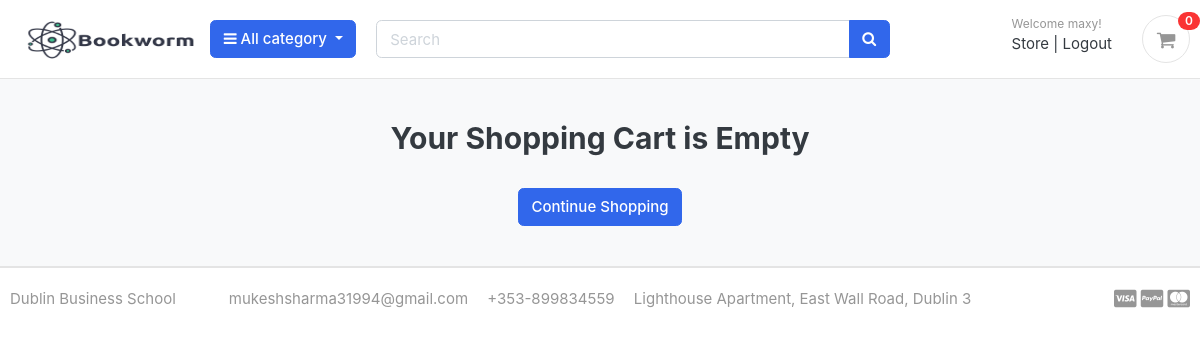
Page /cart/ (signed in) on the earlier database version.
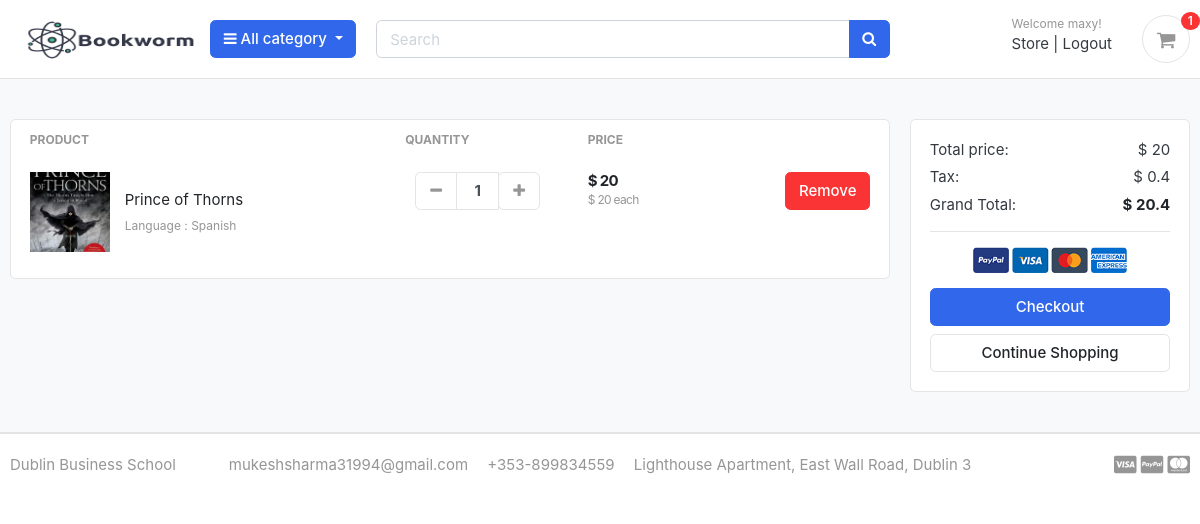
Same page on the later database version.
### carts/models.py (models this page shows, shortened)
class CartItem(models.Model):
    user = models.ForeignKey(Account, on_delete=models.CASCADE, null=True)
    product = models.ForeignKey(Product, on_delete=models.CASCADE)
    variations = models.ManyToManyField(Variation, blank=True)
    cart    = models.ForeignKey(Cart, on_delete=models.CASCADE, null=True)
    quantity = models.IntegerField()
    is_active = models.BooleanField(default=True)
    def sub_total(self):
        return self.product.price * self.quantity

### store/models.py (models this page shows, shortened)
class Product(models.Model):
    product_name    = models.CharField(max_length=200, unique=True)
    slug            = models.SlugField(max_length=200, unique=True)
    description     = models.TextField(max_length=500, blank=True)
    price           = models.IntegerField()
    images          = models.ImageField(upload_to='photos/products')
    stock           = models.IntegerField()
    is_available    = models.BooleanField(default=True)
    category        = models.ForeignKey(Category, on_delete=models.CASCADE)
    created_date    = models.DateTimeField(auto_now_add=True)
    modified_date   = models.DateTimeField(auto_now=True)
    def get_url(self):
        return reverse('product_detail', args=[self.category.slug, self.slug])

class Variation(models.Model):
    product = models.ForeignKey(Product, on_delete=models.CASCADE)
    variation_category = models.CharField(max_length=100, choices=variation_category_choice)
    variation_value     = models.CharField(max_length=100)
    is_active           = models.BooleanField(default=True)
    created_date        = models.DateTimeField(auto_now=True)
    objects = VariationManager()

### carts/views.py (the view)
# urls.py: path('cart/', include('carts.urls')),
def cart(request, total=0, quantity=0, cart_items=None):
    try:
        tax = 0
        grand_total = 0
        if request.user.is_authenticated:
            cart_items = CartItem.objects.filter(user=request.user, is_active=True)
        else:
            cart = Cart.objects.get(cart_id=_cart_id(request))
            cart_items = CartItem.objects.filter(cart=cart, is_active=True)
        for cart_item in cart_items:
            total += (cart_item.product.price * cart_item.quantity)
            quantity += cart_item.quantity
        tax = (2 * total)/100
        grand_total = total + tax
    except ObjectDoesNotExist:
        pass #just ignore
    context = {
        'total': total,
        'quantity': quantity,
        'cart_items': cart_items,
        'tax'       : tax,
        'grand_total': grand_total,
    }
    return render(request, 'store/cart.html', context)

### carts/context_processors.py (called while the page is built)
def counter(request):
    cart_count = 0
    if 'admin' in request.path:
        return {}
    else:
        try:
            cart = Cart.objects.filter(cart_id=_cart_id(request))
            if request.user.is_authenticated:
                cart_items = CartItem.objects.all().filter(user=request.user)
            else:
                cart_items = CartItem.objects.all().filter(cart=cart[:1])
            for cart_item in cart_items:
                cart_count += cart_item.quantity
        except Cart.DoesNotExist:
            cart_count = 0
    return dict(cart_count=cart_count)

### carts/views.py (called while the page is built)
def _cart_id(request):
    cart = request.session.session_key
    if not cart:
        cart = request.session.create()
    return cart

### category/context_processors.py (called while the page is built)
def menu_links(request):
    links = Category.objects.all()
    return dict(links=links)

### category/models.py (called while the page is built)
    def get_url(self):
            return reverse('products_by_category', args=[self.slug])

### templates/store/cart.html (shortened to what this page needs)
{% extends 'base.html' %}
{% load static %}
{% block content %}
<section class="section-content padding-y bg">
<div class="container">
{% if not cart_items %}
	<h2 class="text-center">Your Shopping Cart is Empty</h2>
	<br>
	<div class="text-center">
		<a href="{% url 'store' %}" class="btn btn-primary">Continue Shopping</a>
	</div>
{% else %}
<div class="row">
	<aside class="col-lg-9">
<div class="card">
<table class="table table-borderless table-shopping-cart">
<thead class="text-muted">
<tr class="small text-uppercase">
  <th scope="col">Product</th>
  <th scope="col" width="120">Quantity</th>
  <th scope="col" width="120">Price</th>
  <th scope="col" class="text-right" width="200"> </th>
</tr>
</thead>
<tbody>
{% for cart_item in cart_items %}
<tr>
	<td>
		<figure class="itemside align-items-center">
			<div class="aside"><img src="{{ cart_item.product.images.url }}" class="img-sm"></div>
			<figcaption class="info">
				<a href="{{ cart_item.product.get_url }}" class="title text-dark">{{ cart_item.product.product_name }}</a>
				<p class="text-muted small">
					{% if cart_item.variations.all %}
						{% for item in cart_item.variations.all %}
							{{ item.variation_category | capfirst }} : {{ item.variation_value | capfirst }} <br>
						{% endfor %}
					{% endif %}
				</p>
			</figcaption>
		</figure>
	</td>
	<td>
					<div class="col">
						<div class="input-group input-spinner">
							<div class="input-group-prepend">
							<a href="{% url 'remove_cart' cart_item.product.id cart_item.id %}" class="btn btn-light" type="button" id="button-plus"> <i class="fa fa-minus"></i> </a>
							</div>
							<input type="text" class="form-control"  value="{{ cart_item.quantity }}">
							<div class="input-group-append">
								<form action="{% url 'add_cart' cart_item.product.id %}" method="POST">
									<button class="btn btn-light" type="submit" id="button-minus"> <i class="fa fa-plus"></i> </button>
								</form>
							</div>
						</div>
					</div>
	</td>
	<td>
		<div class="price-wrap">
			<var class="price">$ {{ cart_item.sub_total }}</var>
			<small class="text-muted"> $ {{ cart_item.product.price }} each </small>
		</div>
	</td>
	<td class="text-right">
	<a href="{% url 'remove_cart_item' cart_item.product.id cart_item.id %}" onclick="return confirm('Are you sure you want to delete this item?')" class="btn btn-danger"> Remove</a>
	</td>
</tr>
{% endfor %}
</tbody>
</table>
</div>
	</aside>
	<aside class="col-lg-3">
		<div class="card">
		<div class="card-body">
			<dl class="dlist-align">
			  <dt>Total price:</dt>
			  <dd class="text-right">$ {{total}}</dd>
			</dl>
			<dl class="dlist-align">
			  <dt>Tax:</dt>
			  <dd class="text-right"> $ {{tax}}</dd>
			</dl>
			<dl class="dlist-align">
			  <dt>Grand Total:</dt>
			  <dd class="text-right text-dark b"><strong>$ {{grand_total}}</strong></dd>
			</dl>
			<hr>
			<p class="text-center mb-3">
				<img src="{% static './images/misc/payments.png' %}" height="26">
			</p>
			<a href="{% url 'checkout' %}" class="btn btn-primary btn-block"> Checkout </a>
			<a href="{% url 'store' %}" class="btn btn-light btn-block">Continue Shopping</a>
		</div>
		</div>
</aside>
</div>
{% endif %}
</div>
</section>
{% endblock %}

### templates/includes/navbar.html (shortened to what this page needs)
{% load static %}
<header class="section-header">
<section class="header-main border-bottom">
  <div class="container">
<div class="row align-items-center">
  <div class="col-lg-2 col-md-3 col-6">
    <a href="{% url 'home' %}" class="brand-wrap">
      <img style="width: 107%; height: auto;" class="logo" src="{% static './images/logo.png' %}">
    </a>
  </div>
  <div class="col-lg col-sm col-md col-6 flex-grow-0">
    <div class="category-wrap dropdown d-inline-block float-right">
      <button type="button" class="btn btn-primary dropdown-toggle" data-toggle="dropdown">
        <i class="fa fa-bars"></i> All category
      </button>
    </div>
  </div>
  <div class="col-lg  col-md-6 col-sm-12 col">
    <form action="{% url 'search' %}" class="search" method='GET'>
      <div class="input-group w-100">
          <input type="text" class="form-control" style="width:60%;" placeholder="Search" name="keyword">
          <div class="input-group-append">
            <button class="btn btn-primary" type="submit">
              <i class="fa fa-search"></i>
            </button>
          </div>
        </div>
    </form>
  </div>
  <div class="col-lg-3 col-sm-6 col-8 order-2 order-lg-3">
        <div class="d-flex justify-content-end mb-3 mb-lg-0">
          {% if user.id is None %}
          <div class="widget-header">
            <small class="title text-muted">Welcome guest!</small>
            <div>
              <a href="{% url 'login' %}">Sign in</a> <span class="dark-transp"> | </span>
              <a href="{% url 'register' %}"> Register</a>
            </div>
          </div>
          {% else %}
          <div class="widget-header">
            <small class="title text-muted">Welcome {{user.first_name}}!</small>
            <div>
              <a href="{% url 'store' %}">Store</a> <span class="dark-transp"> | </span>
              <a href="{% url 'logout' %}"> Logout</a>
            </div>
          </div>
          {% endif %}
          <a href="{% url 'cart' %}" class="widget-header pl-3 ml-3">
            <div class="icon icon-sm rounded-circle border"><i class="fa fa-shopping-cart"></i></div>
            <span class="badge badge-pill badge-danger notify">{{cart_count}}</span>
          </a>
        </div>
      </div>
</div>
  </div>
</section>
</header>

Differences in the rows shown:
added CartItem: product.images (picture), product.product_name "Prince of Thorns", quantity "1", sub_total "20", product.price "20"
added Variation: variation_category "Language", variation_value "Spanish"
Other differences:
{{ cart_count }}: "0" → "1"
{{ total }}: (not shown) → "20"
{{ tax }}: (not shown) → "0.4"
{{ grand_total }}: (not shown) → "20.4"
text no longer shown: "Your Shopping Cart is Empty"
text now shown: "PRODUCT QUANTITY PRICE Total price: $ Tax: $ Grand Total: $ Checkout"
